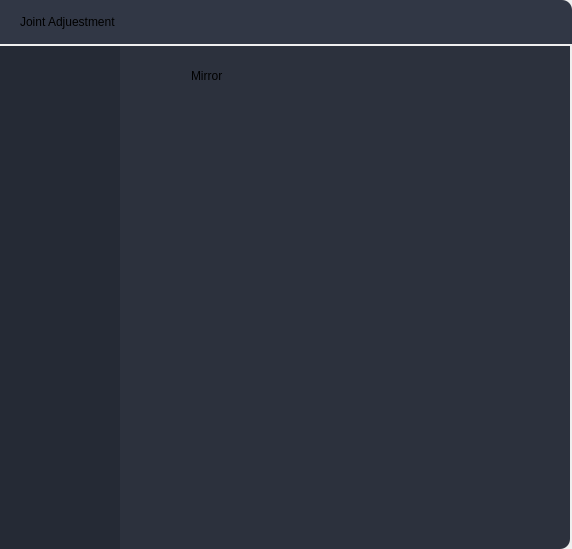
<?xml version="1.0" encoding="UTF-8"?>
<ui version="4.0">
 <class>JointAdjuestmentWidget</class>
 <widget class="QWidget" name="JointAdjuestmentWidget">
  <property name="geometry">
   <rect>
    <x>0</x>
    <y>0</y>
    <width>572</width>
    <height>549</height>
   </rect>
  </property>
  <property name="windowTitle">
   <string>Form</string>
  </property>
  <layout class="QVBoxLayout" name="verticalLayout">
   <property name="spacing">
    <number>2</number>
   </property>
   <property name="leftMargin">
    <number>0</number>
   </property>
   <property name="topMargin">
    <number>0</number>
   </property>
   <property name="rightMargin">
    <number>0</number>
   </property>
   <property name="bottomMargin">
    <number>0</number>
   </property>
   <item>
    <widget class="QWidget" name="titleWidget" native="true">
     <property name="minimumSize">
      <size>
       <width>0</width>
       <height>44</height>
      </size>
     </property>
     <property name="maximumSize">
      <size>
       <width>16777215</width>
       <height>44</height>
      </size>
     </property>
     <property name="styleSheet">
      <string notr="true">background-color: rgb(49, 55, 69);
border-top-right-radius: 10px; </string>
     </property>
     <layout class="QHBoxLayout" name="horizontalLayout_3">
      <property name="leftMargin">
       <number>20</number>
      </property>
      <item>
       <widget class="QLabel" name="titileLabel">
        <property name="sizePolicy">
         <sizepolicy hsizetype="Preferred" vsizetype="Minimum">
          <horstretch>0</horstretch>
          <verstretch>0</verstretch>
         </sizepolicy>
        </property>
        <property name="minimumSize">
         <size>
          <width>0</width>
          <height>22</height>
         </size>
        </property>
        <property name="maximumSize">
         <size>
          <width>16777215</width>
          <height>22</height>
         </size>
        </property>
        <property name="text">
         <string>Joint Adjuestment</string>
        </property>
        <property name="alignment">
         <set>Qt::AlignLeading|Qt::AlignLeft|Qt::AlignVCenter</set>
        </property>
       </widget>
      </item>
     </layout>
    </widget>
   </item>
   <item>
    <layout class="QHBoxLayout" name="horizontalLayout">
     <property name="spacing">
      <number>0</number>
     </property>
     <item>
      <widget class="QWidget" name="adjustmentWidget" native="true">
       <property name="sizePolicy">
        <sizepolicy hsizetype="Minimum" vsizetype="Preferred">
         <horstretch>0</horstretch>
         <verstretch>0</verstretch>
        </sizepolicy>
       </property>
       <property name="minimumSize">
        <size>
         <width>120</width>
         <height>0</height>
        </size>
       </property>
       <property name="maximumSize">
        <size>
         <width>120</width>
         <height>16777215</height>
        </size>
       </property>
       <property name="styleSheet">
        <string notr="true">background-color: rgb(37, 42, 53);</string>
       </property>
       <layout class="QVBoxLayout" name="verticalLayout_3">
        <item>
         <spacer name="verticalSpacer_2">
          <property name="orientation">
           <enum>Qt::Vertical</enum>
          </property>
          <property name="sizeType">
           <enum>QSizePolicy::Maximum</enum>
          </property>
          <property name="sizeHint" stdset="0">
           <size>
            <width>20</width>
            <height>60</height>
           </size>
          </property>
         </spacer>
        </item>
        <item>
         <widget class="JointSelectorWidget" name="jointAdjWidget" native="true">
          <property name="sizePolicy">
           <sizepolicy hsizetype="Expanding" vsizetype="Expanding">
            <horstretch>0</horstretch>
            <verstretch>0</verstretch>
           </sizepolicy>
          </property>
         </widget>
        </item>
        <item>
         <spacer name="verticalSpacer_3">
          <property name="orientation">
           <enum>Qt::Vertical</enum>
          </property>
          <property name="sizeType">
           <enum>QSizePolicy::Maximum</enum>
          </property>
          <property name="sizeHint" stdset="0">
           <size>
            <width>20</width>
            <height>60</height>
           </size>
          </property>
         </spacer>
        </item>
       </layout>
      </widget>
     </item>
     <item>
      <widget class="QWidget" name="jointWidget" native="true">
       <property name="sizePolicy">
        <sizepolicy hsizetype="Minimum" vsizetype="Preferred">
         <horstretch>0</horstretch>
         <verstretch>0</verstretch>
        </sizepolicy>
       </property>
       <property name="minimumSize">
        <size>
         <width>450</width>
         <height>0</height>
        </size>
       </property>
       <property name="maximumSize">
        <size>
         <width>450</width>
         <height>16777215</height>
        </size>
       </property>
       <property name="styleSheet">
        <string notr="true">background-color: rgb(44, 49, 61);
border-bottom-right-radius: 10px;</string>
       </property>
       <layout class="QVBoxLayout" name="verticalLayout_2">
        <property name="leftMargin">
         <number>0</number>
        </property>
        <property name="topMargin">
         <number>0</number>
        </property>
        <property name="rightMargin">
         <number>0</number>
        </property>
        <property name="bottomMargin">
         <number>0</number>
        </property>
        <item>
         <layout class="QHBoxLayout" name="horizontalLayout_2">
          <property name="leftMargin">
           <number>25</number>
          </property>
          <property name="topMargin">
           <number>20</number>
          </property>
          <item>
           <widget class="QToolButton" name="mirrorBtn">
            <property name="minimumSize">
             <size>
              <width>40</width>
              <height>20</height>
             </size>
            </property>
            <property name="maximumSize">
             <size>
              <width>40</width>
              <height>20</height>
             </size>
            </property>
            <property name="styleSheet">
             <string notr="true">#mirrorBtn[isMirrorOpen=false]{
border-image: url(:/res/images/jointAdjustment/ic_arthritis_off.png);
border:none;
}

#mirrorBtn[isMirrorOpen=true]{
border-image: url(:/res/images/jointAdjustment/ic_arthritis_on.png);
border:none;
}

</string>
            </property>
            <property name="text">
             <string/>
            </property>
           </widget>
          </item>
          <item>
           <widget class="QLabel" name="mirroLabel">
            <property name="text">
             <string>Mirror</string>
            </property>
           </widget>
          </item>
         </layout>
        </item>
        <item>
         <widget class="QWidget" name="widget" native="true"/>
        </item>
        <item>
         <spacer name="verticalSpacer">
          <property name="orientation">
           <enum>Qt::Vertical</enum>
          </property>
          <property name="sizeHint" stdset="0">
           <size>
            <width>20</width>
            <height>432</height>
           </size>
          </property>
         </spacer>
        </item>
       </layout>
      </widget>
     </item>
    </layout>
   </item>
  </layout>
 </widget>
 <customwidgets>
  <customwidget>
   <class>JointSelectorWidget</class>
   <extends>QWidget</extends>
   <header>jointselectorwidget.h</header>
   <container>1</container>
  </customwidget>
 </customwidgets>
 <resources/>
 <connections/>
</ui>
